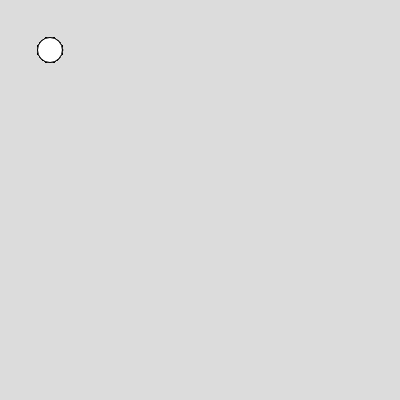
Frame 1 (no input)
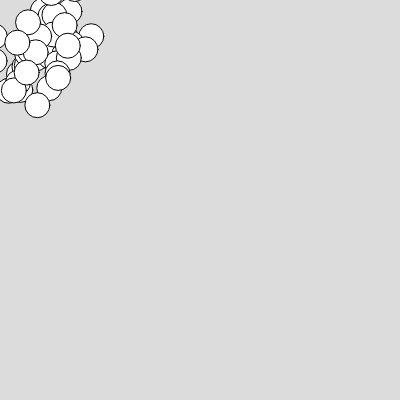
Frame 60 (no input)
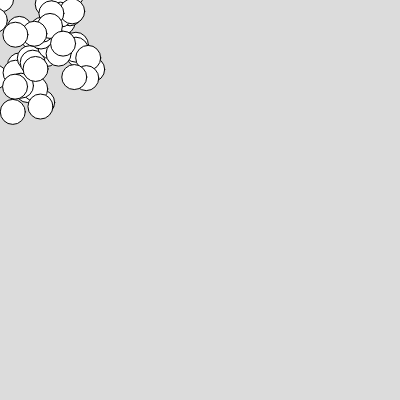
Frame 120 (the mouse pressed at the canvas centre since frame 60)

The p5.js sketch that drew these frames (run headless with seeded random() and noise() and a simulated clock; from frame 60 on, the mouse is pressed at the canvas centre):

// p5.js sketch
// ── sketch.js
class Boble {
  constructor() {
    this.x = 50;
    this.y = 50;
    this.r = 25;
  }
  flytt(){
    this.x += random(-5, 5);
    this.y += random(-5, 5);
  }
  tegn(){
    circle(this.x, this.y, this.r);
  }
}
let bobler = [];
let antall = 50;
for (let i = 0; i < antall; i++){
  bobler[i] = new Boble;
}

function setup() {
  // put setup code here
  createCanvas(400, 400);

}

function draw() {
  // put drawing code here
  background(220);
  for (let i = 0; i < bobler.length; i++){
    bobler[i].tegn();
    bobler[i].flytt();
  }
}
